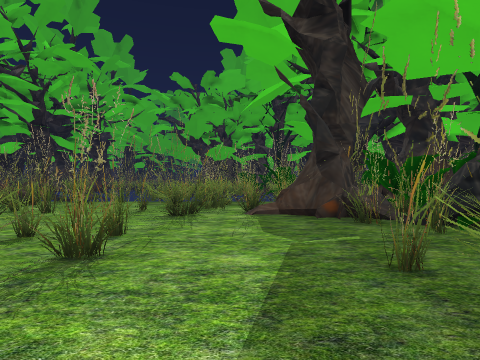
View 1 (above)

24 first-person views from a walk through a Godot game level. The camera is 1.5 m above the floor, looks level and sees 75° across. The floor is counted in squares, 1.73 m on a side. Each view is taken from the middle of a square. On the plan, view 1 faces up. The plan holds only what a view shows up to about 11 squares ahead; the rest is blank. The place goes on beyond the plan. Characters and animated objects are left out.

View 2
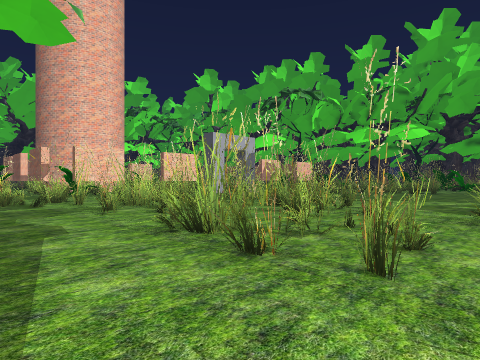

View 3
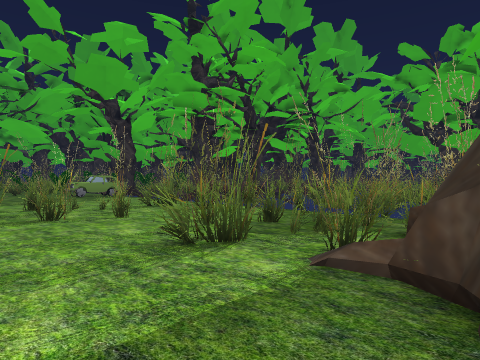

View 4
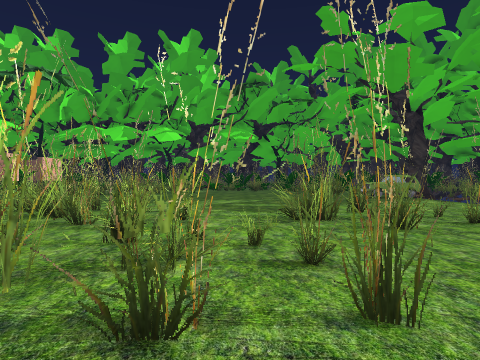

View 5
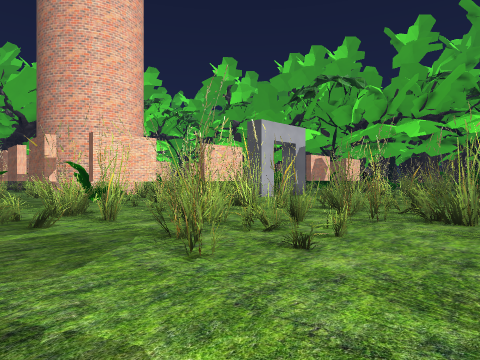

View 6
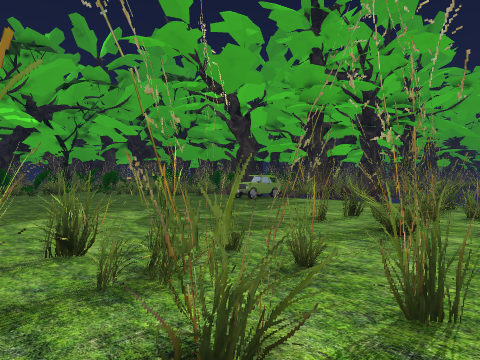

View 7
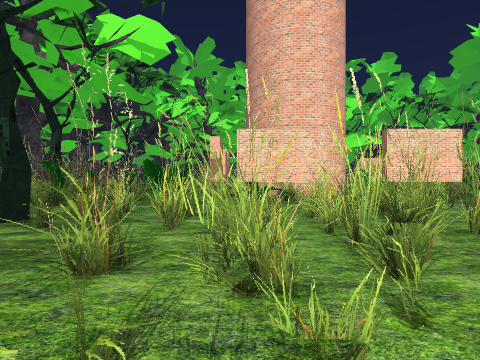

View 8
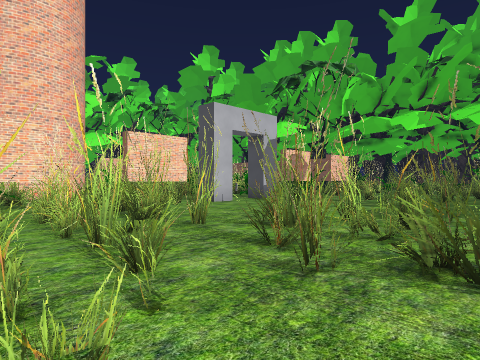

View 9
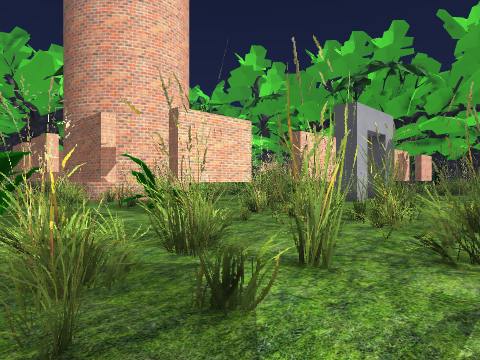

View 10
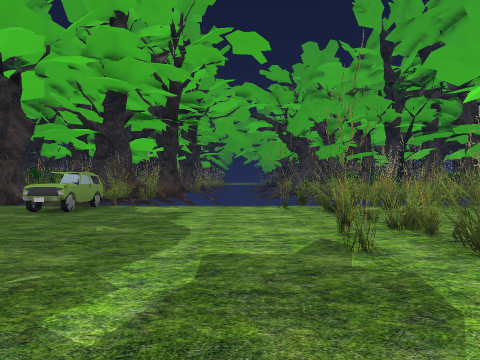

View 11
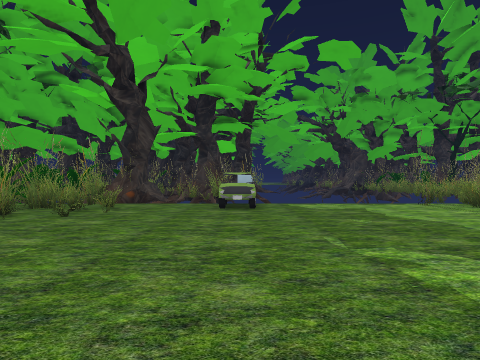

View 12
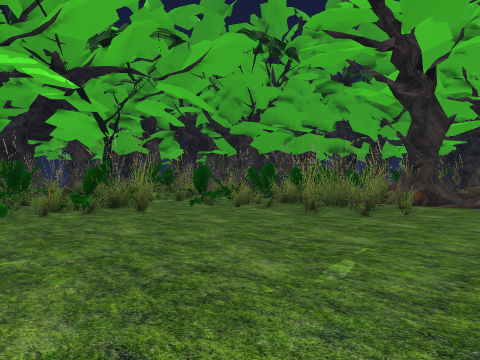

View 13
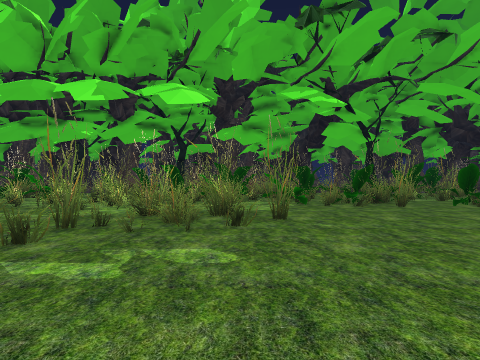

View 14
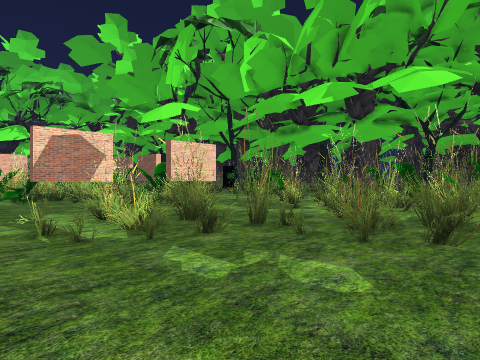

View 15
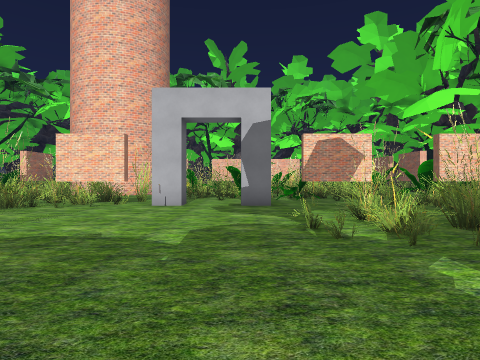

View 16
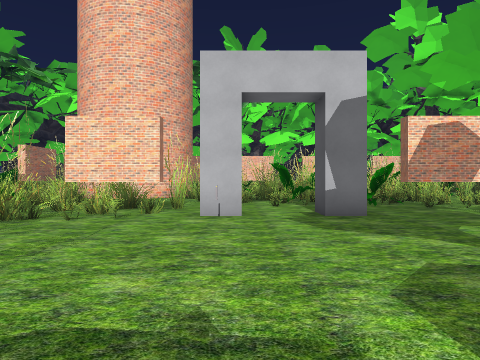

View 17
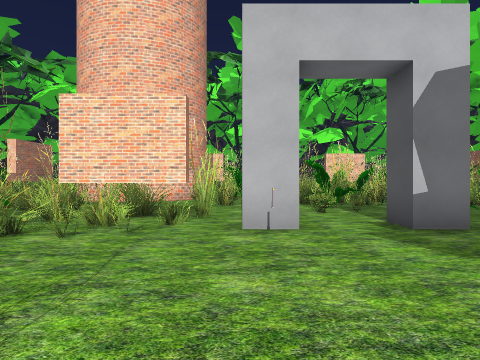

View 18
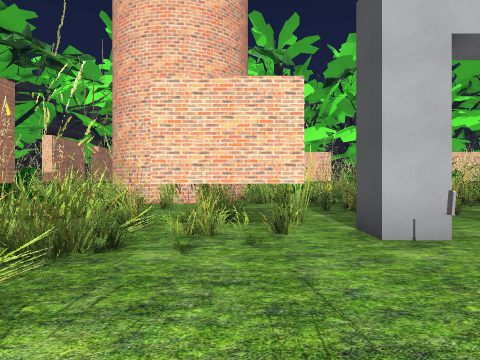

View 19
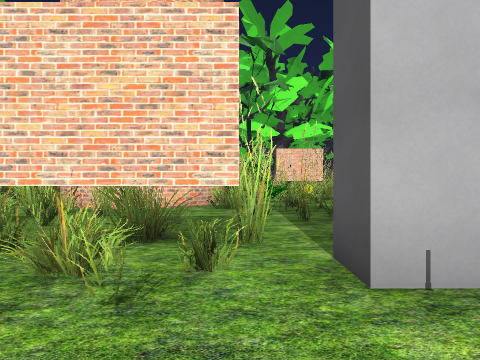

View 20
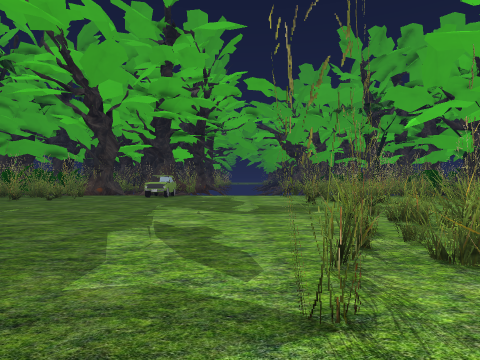

View 21
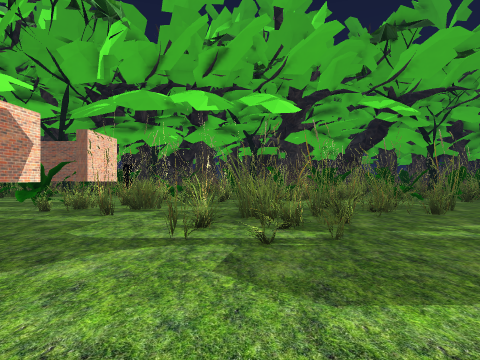

View 22
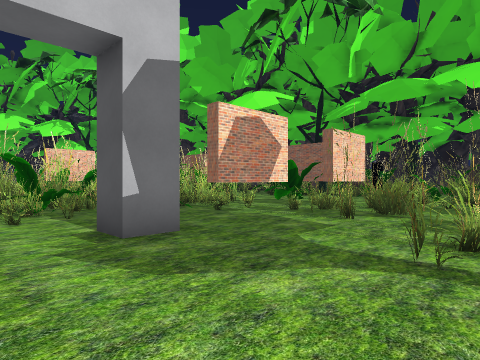

View 23
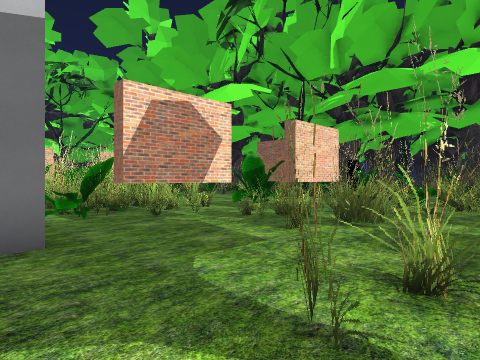

View 24
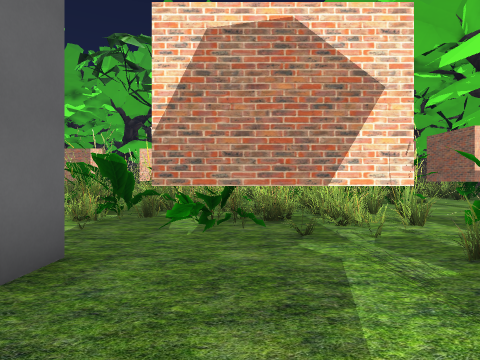

### Floor plan
Key: @ floor where view 1 was taken; # wall or solid block; x gap in a wall; . floor; = window, fence, low wall or low ledge; B bush; C car; T thing the floor can be seen under or through; W tower; O other object.
Columns run from 27 left of view 1 to 4 right of it. Each row starts with its distance up from view 1.
 15                         OOB
 14                        OBBB
 13             C      BO OOB###
 12        B....C.....BBOOBBBB#BB
 11      ###B...C.....B##BB..BOO
 10      B#BBO..C......## ...BBOB
  9    BBBB##O..........OB..B ##B ##
  8   OOOO#BO..........OBBB..##B###O
  7    ...............BBBBB..##..##B
  6  ##B..............BB##.......#BO
  5  ##B............... ##..BB....B#
  4 B##B...................BBB#...#
  3 OB#B...............BBBOOBBB.#BO
  2   O...............BBBBBB###.##
  1    .. B...........BBBBBB # .#
  0  ##B###B..........B##B.....@
 -1 ###B #BBB........BBBB BBB...
 -2 BBOO.BBBB........BBBBBBBBB..
 -3  BOOOBOBBBB.....BB##BBBBB#..
 -4   BBO.O##BBB..... ##BB###...
 -5    BO. ##BBB...... BBBB###B.
 -6    OO..  BBB...... ##BB ###B#
 -7 #BBO.##...........###BO #####
 -8 #BBOB##BB.........###BO #  #
 -9  BBOBB#B.........BBB#BO.
-10   ##OBBBTTx#..##B#BBBBO#
-11    ##OO.........B##BBO #
-12     ##OBB #.BBO.B##.OOO##
-13      #BBBB#OBBO..  BBBBB##
-14     .BOOOOBB##OOB..B##BB#
-15     .BOBBOBB##OBB  B## O
-16      OOO  OB#O B##=WW# O##

Positions as (right, up) in squares from view 1, and headings:
1: (0, 0), facing up
2: (1, 6), facing down-left
3: (2, 5), facing up-left
4: (0, 4), facing left
5: (0, 1), facing down-left
6: (-5, 0), facing up-left
7: (-4, 0), facing down
8: (-4, 0), facing down-left
9: (0, -4), facing down-left
10: (-10, 2), facing up
11: (-15, 1), facing up
12: (-16, 1), facing up-left
13: (-14, 0), facing left
14: (-15, 1), facing down-left
15: (-15, 1), facing down
16: (-13, -2), facing down
17: (-12, -4), facing down
18: (-10, -5), facing down
19: (-11, -7), facing down
20: (-11, -5), facing up
21: (-12, -5), facing left
22: (-13, -5), facing down-left
23: (-15, -5), facing down-left
24: (-18, -7), facing down
